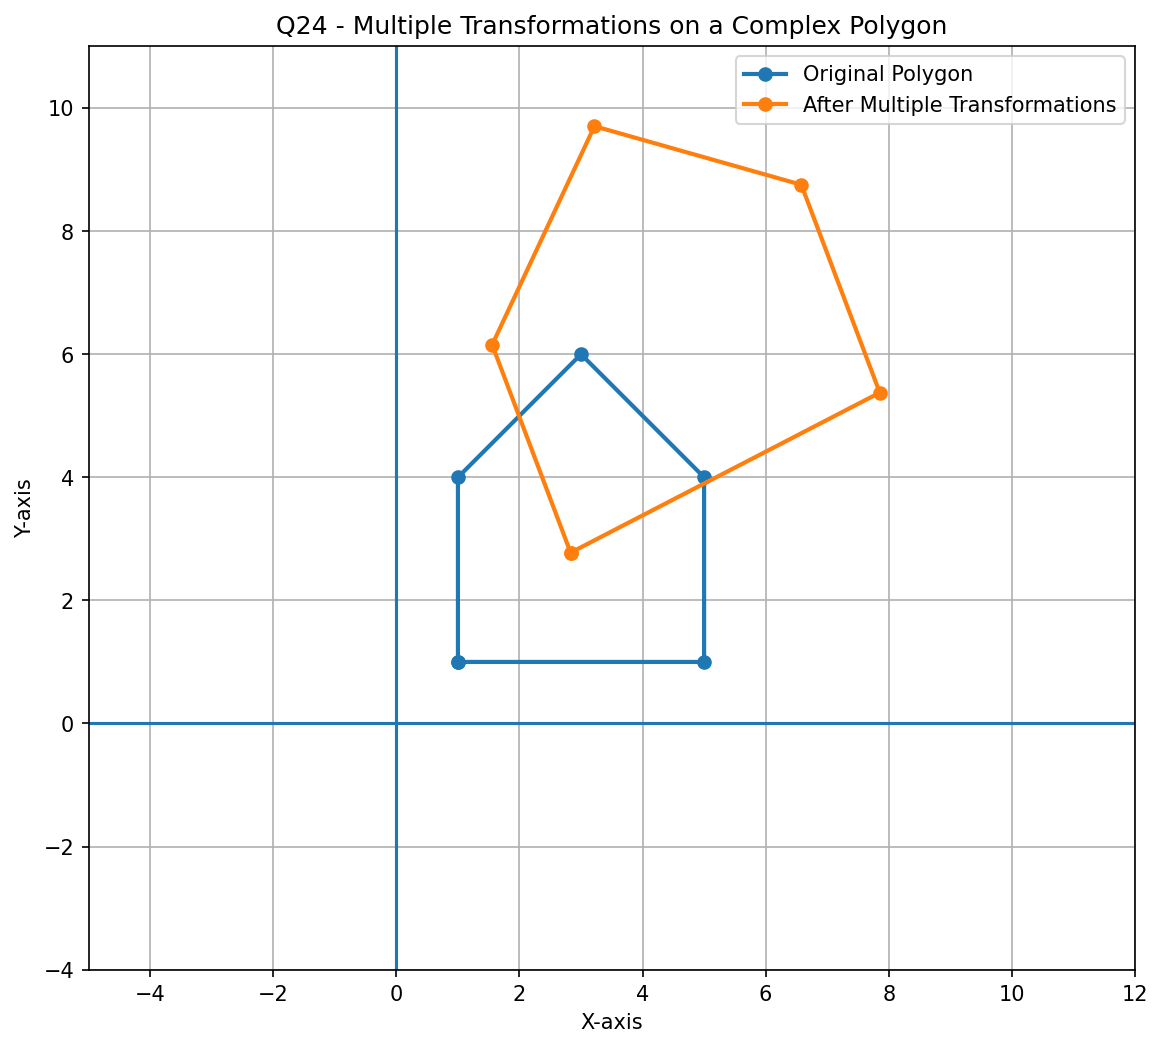

Generate this figure with Python:
import os
import math
import numpy as np
import matplotlib.pyplot as plt


# ---------------------------------------------------------
# Transformation functions
# ---------------------------------------------------------

def translation(tx, ty):
    """Create a 2D translation matrix."""
    return np.array([
        [1, 0, tx],
        [0, 1, ty],
        [0, 0, 1]
    ], dtype=float)


def rotation(angle):
    """Create a 2D rotation matrix."""
    theta = math.radians(angle)

    return np.array([
        [math.cos(theta), -math.sin(theta), 0],
        [math.sin(theta),  math.cos(theta), 0],
        [0, 0, 1]
    ], dtype=float)


def scaling(sx, sy):
    """Create a 2D scaling matrix."""
    return np.array([
        [sx, 0, 0],
        [0, sy, 0],
        [0, 0, 1]
    ], dtype=float)


def shearing(shx, shy):
    """Create a 2D shearing matrix."""
    return np.array([
        [1, shx, 0],
        [shy, 1, 0],
        [0, 0, 1]
    ], dtype=float)


# ---------------------------------------------------------
# Apply transformation
# ---------------------------------------------------------

def apply_transformation(matrix, polygon):
    """
    Apply a transformation matrix to every point
    of the polygon.
    """

    transformed = []

    for point in polygon:
        new_point = matrix @ point
        transformed.append(new_point)

    return np.array(transformed)


# ---------------------------------------------------------
# Complex polygon
# ---------------------------------------------------------
# This polygon represents a simple house-like object.

polygon = np.array([
    [1, 1, 1],
    [5, 1, 1],
    [5, 4, 1],
    [3, 6, 1],
    [1, 4, 1]
], dtype=float)


# ---------------------------------------------------------
# Create individual transformation matrices
# ---------------------------------------------------------

# 1. Scaling
S = scaling(1.3, 1.3)

# 2. Rotation
R = rotation(30)

# 3. Shearing
H = shearing(0.2, 0)

# 4. Translation
T = translation(2, 1)


# ---------------------------------------------------------
# Combine all transformations
# ---------------------------------------------------------
# Transformations are applied from right to left:
#
# Final = T × H × R × S × Original
#
# First scaling
# Then rotation
# Then shearing
# Finally translation

M = T @ H @ R @ S


# ---------------------------------------------------------
# Apply combined transformation
# ---------------------------------------------------------

transformed_polygon = apply_transformation(
    M,
    polygon
)


# ---------------------------------------------------------
# Print results
# ---------------------------------------------------------

print("\n========== Q24 MULTIPLE TRANSFORMATIONS ==========")

print("\nOriginal Polygon:")
print(polygon)

print("\nScaling Matrix:")
print(S)

print("\nRotation Matrix:")
print(R)

print("\nShearing Matrix:")
print(H)

print("\nTranslation Matrix:")
print(T)

print("\nCombined Transformation Matrix:")
print(M)

print("\nTransformed Polygon:")
print(transformed_polygon)


# ---------------------------------------------------------
# Plot polygon
# ---------------------------------------------------------

plt.figure(figsize=(9, 8))


# Original polygon
original_x = np.append(
    polygon[:, 0],
    polygon[0, 0]
)

original_y = np.append(
    polygon[:, 1],
    polygon[0, 1]
)

plt.plot(
    original_x,
    original_y,
    marker="o",
    linewidth=2,
    label="Original Polygon"
)


# Transformed polygon
new_x = np.append(
    transformed_polygon[:, 0],
    transformed_polygon[0, 0]
)

new_y = np.append(
    transformed_polygon[:, 1],
    transformed_polygon[0, 1]
)

plt.plot(
    new_x,
    new_y,
    marker="o",
    linewidth=2,
    label="After Multiple Transformations"
)


# ---------------------------------------------------------
# Coordinate axes
# ---------------------------------------------------------

plt.axhline(
    0,
    linewidth=1.5
)

plt.axvline(
    0,
    linewidth=1.5
)


# Grid
plt.grid(True)


# Labels
plt.xlabel("X-axis")
plt.ylabel("Y-axis")

plt.title(
    "Q24 - Multiple Transformations on a Complex Polygon"
)

plt.legend()

plt.axis("equal")

plt.xlim(-5, 12)
plt.ylim(-5, 12)


# ---------------------------------------------------------
# Save output
# ---------------------------------------------------------

folder = os.path.dirname(
    os.path.abspath(__file__)
)

output_path = os.path.join(
    folder,
    "Q24_multiple_transformations.png"
)

plt.savefig(
    output_path,
    dpi=150,
    bbox_inches="tight"
)

plt.show()

print("\nOutput image saved at:")
print(output_path)
